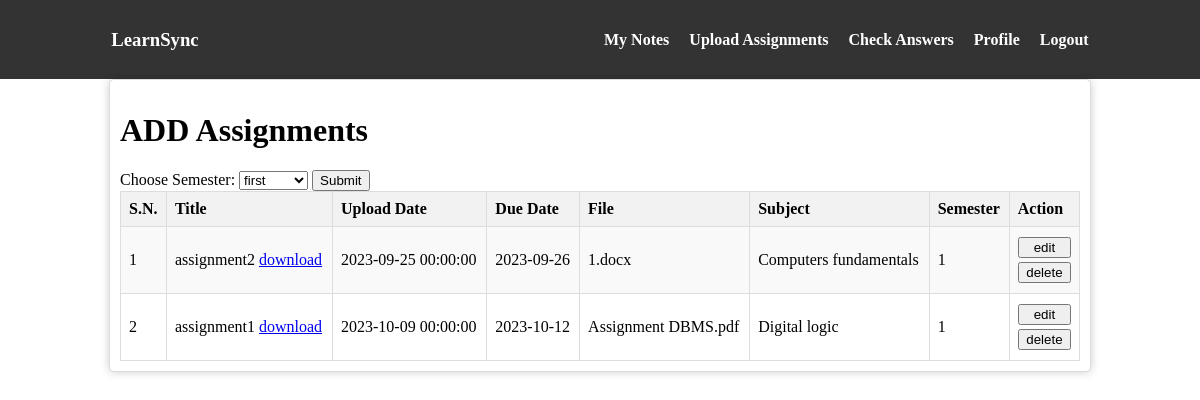
Screenshot of /teacher/assignment.php (signed in) with the database file from the repository.
### tables this page shows
CREATE TABLE `assignment` (
  `id` int(11) NOT NULL,
  `name` varchar(255) NOT NULL,
  `file` varchar(255) NOT NULL,
  `uploaddate` datetime NOT NULL DEFAULT current_timestamp(),
  `subId` int(11) NOT NULL,
  `teacherId` int(11) NOT NULL,
  `duedate` date NOT NULL
);

CREATE TABLE `subject` (
  `id` int(11) NOT NULL,
  `name` varchar(255) NOT NULL,
  `subCode` varchar(8) NOT NULL,
  `semester` int(11) NOT NULL
);

### teacher/assignment.php (the view, shortened to what this page needs)
<?php
require '../connection.php';
include 'header.php';
$sessionid=$_SESSION['id'];
?>
<div class="table-container">
<form action="assignment/add_assignment.php" method="POST">
    <h1> ADD Assignments</h1>
    <label for="semid">Choose Semester:</label>
    <select name="semid" id="semid">
        <?php
        $sql =" SELECT * FROM semester
        ORDER BY semID ASC";
        $result = $conn->query($sql);
        if ($result) {
            while ($row = $result->fetch_assoc()) {
                $semid = $row['semID'];
                $semname = $row['sem_name'];
                echo "<option value='$semid'>$semname</option>";
            }
        }
        ?>
    </select>
    <input type="submit" name="submit">
</form>
<table border="1" width=100%;>
    <th>S.N.</th>
    <th>Title</th>
    <th>Upload Date</th>
    <th>Due Date</th>
    <th>File</th>
    <th>Subject</th>
    <th>Semester</th>
    <th>Action</th>
    <?php
    $sql = "SELECT assignment.*, subject.name AS subject_name, subject.semester
    FROM assignment
    INNER JOIN subject ON assignment.subId = subject.id
    WHERE assignment.teacherId = '$sessionid'";
    $result = $conn->query($sql);
    if ($result->num_rows > 0) {
        $i = 1;
        while ($row = $result->fetch_assoc()) {
            $id=$row['id'];
            echo "<tr>";
            echo "<td>$i</td>";
            $file_name=$row['name'];
            $file_file=$row['file'];
            echo "<td>" . $row['name'] . "
            <a href='../assignmentuploads/$file_file' download='$file_name'>
            download
            </a></td>";
            echo "<td>" . $row['uploaddate'] . "</td>";
            echo "<td>" . $row['duedate'] . "</td>";
            echo "<td>" . $row['file'] . "</td>";
            echo "<td>" . $row['subject_name'] .
            "</td>";
            echo "<td>" . $row['semester'] . "</td>";
            echo "
            <td>
                <form action='assignment/assignment_edit.php' method='POST' style='padding-top: 2px; padding-bottom: 2px;'>
                    <input type='hidden' name='assignmentid' value='$id'>
                    <input type='submit' name='edit' value='edit' style='width: 100%;'>
                </form>
                <form action='assignment.php' method='POST' style='padding-top: 2px; padding-bottom: 2px;'>
                    <input type='hidden' name='assignmentid' value='$id'>
                    <input type='submit' name='delete' value='delete' style='width: 100%;'>
                </form>
            </td>";
            echo "</tr>";
            $i++;
        }
    } else {
        echo "No results found.";
    }
    ?>
</table>
</div>

### teacher/header.php (shortened to what this page needs)
<!DOCTYPE html>
<html lang="en">
<head>
    <link rel="stylesheet" href="header.css">
</head>
<body>
    <header>
        <div class="logo">
        <h3>LearnSync</h3>
        </div>
        <div class="navigation">
            <ul>
                <li><a href="index.php">My Notes</a></li>
                <li><a href="assignment.php">Upload Assignments</a></li>
                <li><a href="answer.php">Check Answers</a></li>
                <li><a href="profile.php">Profile</a></li>
                <li><a href="backend/logoutmodule.php">Logout</a></li>
            </ul>
        </div>
    </header>
</body>
</html>

### teacher/header.css (style rules this page uses)
body, ul { margin: 0; padding: 0; list-style: none; }
* header { display: flex; justify-content: space-around; align-items: center; background-color: #333; color: #fff; padding: 10px 10px; }
.navigation ul { display: flex; }
.navigation ul li { margin-right: 20px; }
.navigation ul li:last-child { margin-right: 0; }
.navigation a { text-decoration: none; color: #fff; font-weight: bold; }

### teacher/assignment.php (style rules this page uses)
.table-container { max-width:80%; margin: 0 auto; padding: 10px; background-color: #ffffff; border: 1px solid #dddddd; box-shadow: 0 0 10px rgba(0, 0, 0, 0.2); border-radius: 5px; }
.table-container table { width: 100%; border-collapse: collapse; }
.table-container th, .table-container td { border: 1px solid #dddddd; padding: 8px; text-align: left; }
.table-container th { background-color: #f2f2f2; font-weight: bold; }
.table-container tr:nth-child(even) { background-color: #f9f9f9; }

### rows the page displays
assignment: name "assignment2", uploaddate "2023-09-25 00:00:00", duedate "2023-09-26", file "1.docx", subId.name "Computers fundamentals", subId.semester "1"
assignment: name "assignment1", uploaddate "2023-10-09 00:00:00", duedate "2023-10-12", file "Assignment DBMS.pdf", subId.name "Digital logic", subId.semester "1"

### other values shown
form field semid "first"
